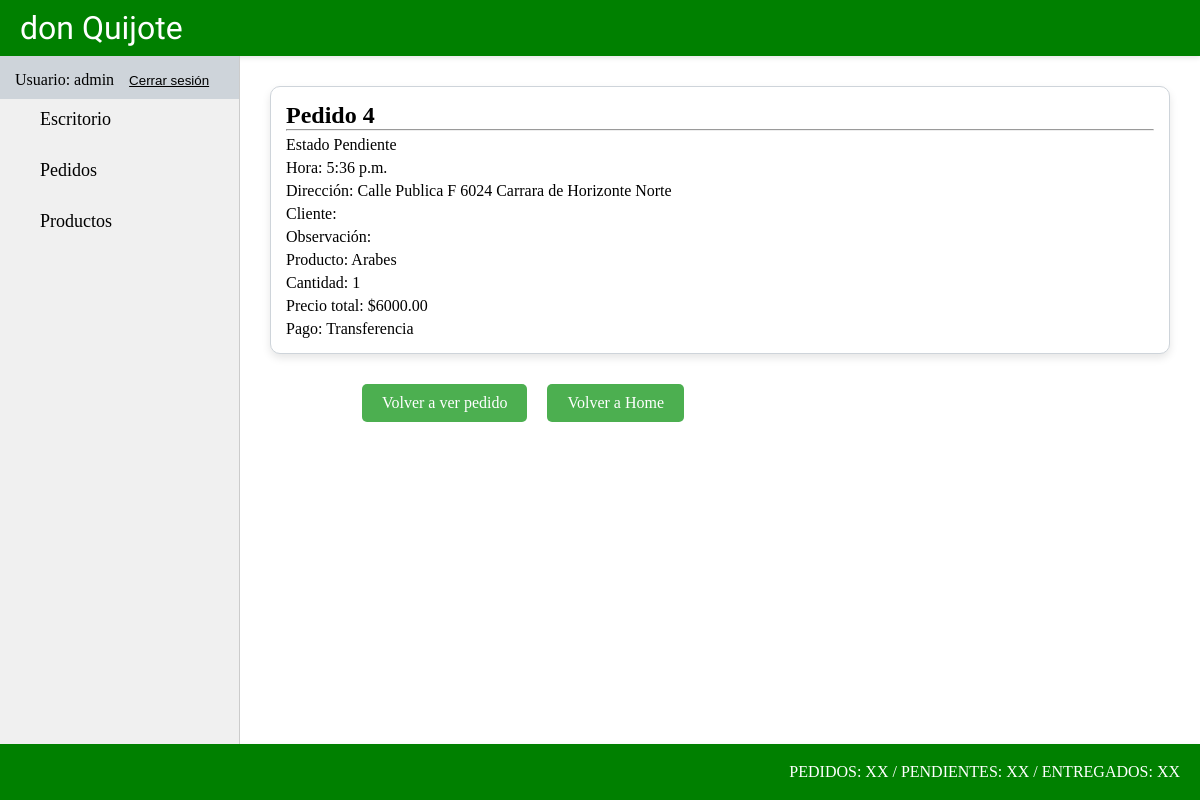
The page /pedido/pedido/detail/4 (signed in) on the database as committed earlier.
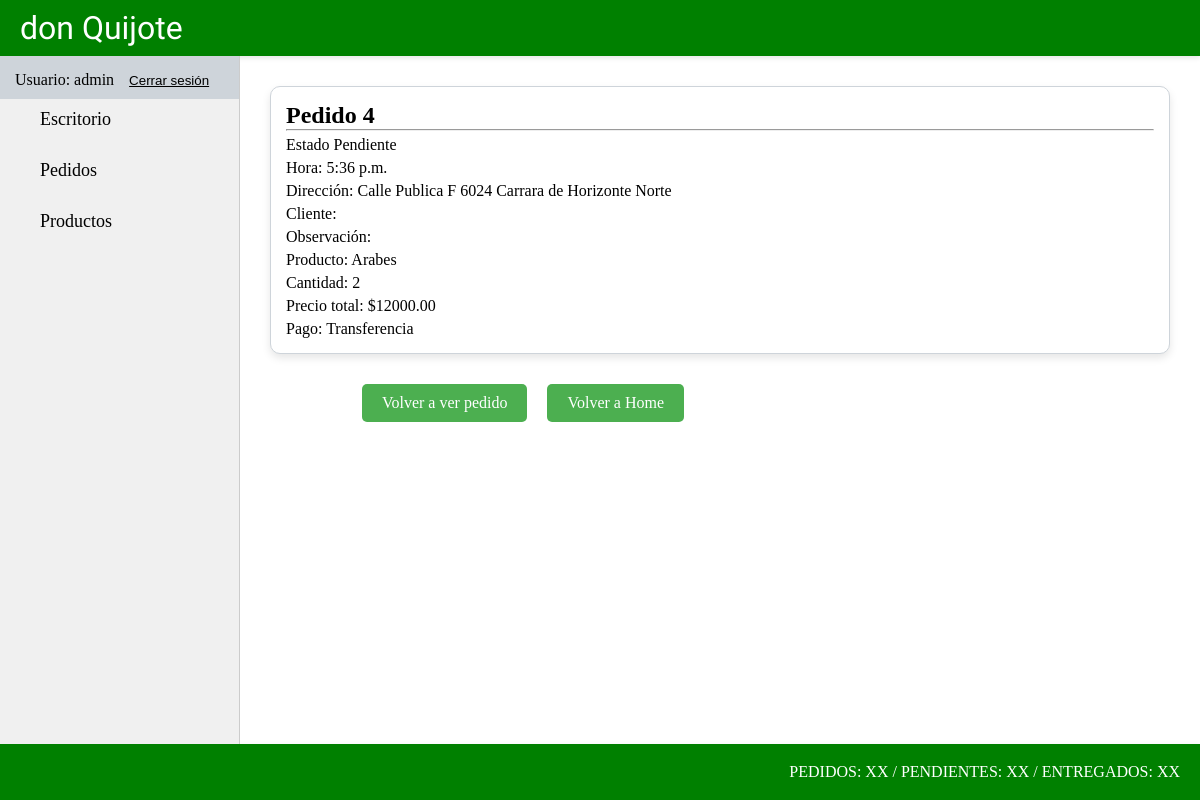
The same page on the database as committed later.
### pedido/models.py (models this page shows, shortened)
class Pedido(models.Model):
    ESTADO_CHOICES = [
        ('Entregado', 'Entregado'),
        ('Pendiente', 'Pendiente'),
        ('Cancelado', 'Cancelado')
    ]
    PAGO_CHOICES = [
        ('Efectivo', 'P. EFECT'),
        ('Transferencia', 'P. TRANSF'),
        ('Debito', 'P. DEBITO'),
        ('Cobrar', 'COBRAR')
    ]
    estado = models.CharField(max_length=10, choices=ESTADO_CHOICES, default='Pendiente')
    hora = models.TimeField(editable=False)
    direccion = models.CharField(max_length=100)
    cliente = models.TextField(max_length=100, blank=True, null=True)
    observacion = models.TextField(max_length=100, blank=True, null=True)
    producto = models.ForeignKey("producto.Producto", on_delete=models.DO_NOTHING)
    cantidad = models.IntegerField(default=1)
    precio_total = models.DecimalField(max_digits=10, decimal_places=2, default=0.00)
    pago = models.CharField(max_length=13, choices=PAGO_CHOICES, default='Cobrar')

### producto/models.py (models this page shows, shortened)
class Producto(models.Model):
    nombre = models.CharField(max_length=50)
    descripcion = models.CharField(max_length=200)
    precio = models.FloatField()
    categoria_id = models.ForeignKey(ProductoCategoria, on_delete=models.CASCADE)

### pedido/views.py (the view)
# urls.py: path("pedido/detail/<int:pk>", views.PedidoDetail.as_view(), name="pedido_detail"),
class PedidoDetail(LoginRequiredMixin, DetailView):
    model = models.Pedido

### pedido/templates/pedido/pedido_detail.html
{% extends 'core/base.html' %}
{% block section %}
    <div class="card-categoria">
        <h1>Pedido {{ object.id }}</h1>
        <hr>
        <p class="detalle-producto">Estado {{ object.estado}}</p>
        <p class="detalle-producto">Hora: {{ object.hora }}</p>
        <p class="detalle-producto">Dirección: {{ object.direccion }}</p>
        <p class="detalle-producto">Cliente: {{ object.cliente }}</p>
        <p class="detalle-producto">Observación: {{ object.observacion }}</p>
        <p class="detalle-producto">Producto: {{ object.producto.nombre }}</p>
        <p class="detalle-producto">Cantidad: {{ object.cantidad }}</p>
        <p class="detalle-producto">Precio total: ${{ object.precio_total }}</p>
        <p class="detalle-producto">Pago: {{ object.pago }}</p>
    </div>
    <div class="container-link-crud-productos">
        <a class="link-crud-productos" href="{% url 'pedidos:home' %}">Volver a ver pedido</a>
        <a class="link-crud-productos" href="{% url 'core:home' %}">Volver a Home</a>
    </div>
{% endblock section %}

### core/templates/core/base.html (shortened to what this page needs)
{% load static %}
<!DOCTYPE html>
<html lang="es">
<head>
    <link href="{% static 'core/css/styles.css' %}" rel="stylesheet" />
</head>
<body>
    {% include 'core/components/header.html' %}
    {% include 'core/components/navbar.html' %}
    <section class="section-container">
        {% block section %}
        {% endblock section %}
    </section>
    {% include 'core/components/footer.html' %}
</body>
</html>

### core/templates/core/components/header.html
<header class="container-header">
    <h1 class="title">don Quijote</h1>
</header>

### core/templates/core/components/navbar.html (shortened to what this page needs)
<nav class="container-nav">
    <ul class="list-app">
        {% if user.is_authenticated %}
            <div class="usuario-logout">
                <li class="list-link"><a>Usuario: {{ user.username }}</a></li>
                <li>
                    <form action="{% url 'core:logout' %}" method="post">
                        <button type="submit" class="btn-logout"><u>Cerrar sesión</u></button>
                    </form>
                </li>
            </div>
            <li class="list-link"><a class="link-app" href="{% url 'core:home' %}">Escritorio</a></li>
            <li class="list-link"><a class="link-app" href="{% url 'pedidos:pedido_list' %}">Pedidos</a></li>
            <li class="list-link"><a class="link-app" href="{% url 'producto:home' %}">Productos</a></li>
        {% else %}
            <li class="list-link"><a class="link-app" href="{% url 'core:login' %}">Login</a></li>
        {% endif %}
    </ul>
</nav>

### core/templates/core/components/footer.html
<header class="container-footer">
    <p class="info-footer">PEDIDOS: XX / PENDIENTES: XX / ENTREGADOS: XX</p>
</header>

### core/static/core/css/styles.css (style rules this page uses)
* { padding: 0; margin: 0; box-sizing: border-box; }
.container-header { background-color: green; height: 7vh; width: 100%; display: flex; align-items: center; justify-content: space-between; box-shadow: 0 2px 5px rgba(0,0,0,0.1); }
.title { color: #fff; font-family: "Poetsen One", sans-serif; font-weight: 400; font-style: normal; margin-left: 20px; }
.container-footer { height: 7vh; width: 100%; background-color: green; display: flex; align-items: center; justify-content: flex-end; box-shadow: 0 2px 5px rgba(0,0,0,0.1); }
.info-footer { color: #fff; font-weight: 400; font-style: normal; margin-right: 20px; }
.container-nav { width: 20%; height: 86vh; background-color: #f0f0f0; float: left; overflow-y: auto; border-right: 1px solid #ccc; }
.list-app { list-style: none; padding: 0; }
.list-link { margin-bottom: 10px; }
.link-app { color: #000; text-decoration: none; font-size: 18px; display: block; padding: 10px 40px; transition: background-color 0.3s ease; }
.section-container { height: 86vh; width: 80%; float: left; padding: 20px; overflow-y: auto; }
.container-link-crud-productos { display: flex; margin-left: 10%; margin-top: 30px; margin-bottom: 60px; }
.link-crud-productos { display: inline-block; text-decoration: none; background-color: #4CAF50; color: white; padding: 10px 20px; margin: 0 10px; border: none; border-radius: 5px; transition: background-color 0.3s; }
.card-categoria { margin: 10px; padding: 15px; border-radius: 10px; border: 1px solid #ced4da; display: flex; flex-direction: column; background-color: #ffffff; box-shadow: 0 4px 8px rgba(0, 0, 0, 0.1); transition: transform 0.2s ease-in-out, box-shadow 0.2s ease-in-out; }
.detalle-producto { margin-top: 5px; }
.usuario-logout { display: flex; column-gap: 15px; padding-left: 15px; padding-top: 15px; background-color: #ced4da; }
.btn-logout { border: none; background-color: #ced4da; }

Rows that differ between the two databases and show on the page:
changed Pedido "Pendiente": cantidad "1" → "2"; precio_total "6000.00" → "12000.00"
